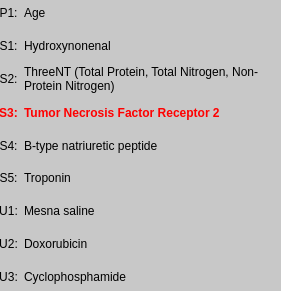
   <widget class="QFrame" name="frame">
    <property name="geometry">
     <rect>
      <x>20</x>
      <y>330</y>
      <width>281</width>
      <height>291</height>
     </rect>
    </property>
    <property name="styleSheet">
     <string notr="true">background-color: rgb(200, 200, 200);
color:  black;
box-sizing: initial;
border-radius: 10%;
</string>
    </property>
    <property name="frameShape">
     <enum>QFrame::StyledPanel</enum>
    </property>
    <property name="frameShadow">
     <enum>QFrame::Raised</enum>
    </property>
    <widget class="QWidget" name="gridLayoutWidget">
     <property name="geometry">
      <rect>
       <x>-1</x>
       <y>-1</y>
       <width>281</width>
       <height>291</height>
      </rect>
     </property>
     <layout class="QGridLayout" name="gridLayout">
      <item row="9" column="0">
       <widget class="QLabel" name="label_11">
        <property name="text">
         <string>U3:</string>
        </property>
        <property name="alignment">
         <set>Qt::AlignCenter</set>
        </property>
       </widget>
      </item>
      <item row="5" column="0">
       <widget class="QLabel" name="label_47">
        <property name="styleSheet">
         <string notr="true">b</string>
        </property>
        <property name="text">
         <string>S4:</string>
        </property>
        <property name="alignment">
         <set>Qt::AlignCenter</set>
        </property>
        <property name="wordWrap">
         <bool>true</bool>
        </property>
       </widget>
      </item>
      <item row="4" column="0">
       <widget class="QLabel" name="label_46">
        <property name="styleSheet">
         <string notr="true">color: red; font-weight: bold;</string>
        </property>
        <property name="text">
         <string>S3:</string>
        </property>
        <property name="alignment">
         <set>Qt::AlignCenter</set>
        </property>
        <property name="wordWrap">
         <bool>true</bool>
        </property>
       </widget>
      </item>
      <item row="7" column="0">
       <widget class="QLabel" name="label_7">
        <property name="text">
         <string>U1:</string>
        </property>
        <property name="alignment">
         <set>Qt::AlignCenter</set>
        </property>
       </widget>
      </item>
      <item row="8" column="1">
       <widget class="QLabel" name="label_10">
        <property name="text">
         <string>Doxorubicin</string>
        </property>
       </widget>
      </item>
      <item row="4" column="1">
       <widget class="QLabel" name="label_45">
        <property name="styleSheet">
         <string notr="true">color: red; font-weight: bold;</string>
        </property>
        <property name="text">
         <string>Tumor Necrosis Factor Receptor 2</string>
        </property>
        <property name="alignment">
         <set>Qt::AlignLeading|Qt::AlignLeft|Qt::AlignVCenter</set>
        </property>
        <property name="wordWrap">
         <bool>true</bool>
        </property>
       </widget>
      </item>
      <item row="0" column="0">
       <widget class="QLabel" name="label_28">
        <property name="styleSheet">
         <string notr="true">b</string>
        </property>
        <property name="text">
         <string>P1:</string>
        </property>
        <property name="alignment">
         <set>Qt::AlignCenter</set>
        </property>
        <property name="wordWrap">
         <bool>true</bool>
        </property>
       </widget>
      </item>
      <item row="7" column="1">
       <widget class="QLabel" name="label_8">
        <property name="text">
         <string>Mesna saline</string>
        </property>
       </widget>
      </item>
      <item row="6" column="1">
       <widget class="QLabel" name="label_50">
        <property name="styleSheet">
         <string notr="true">b</string>
        </property>
        <property name="text">
         <string>Troponin</string>
        </property>
        <property name="alignment">
         <set>Qt::AlignLeading|Qt::AlignLeft|Qt::AlignVCenter</set>
        </property>
        <property name="wordWrap">
         <bool>true</bool>
        </property>
       </widget>
      </item>
      <item row="6" column="0">
       <widget class="QLabel" name="label_49">
        <property name="styleSheet">
         <string notr="true">b</string>
        </property>
        <property name="text">
         <string>S5:</string>
        </property>
        <property name="alignment">
         <set>Qt::AlignCenter</set>
        </property>
        <property name="wordWrap">
         <bool>true</bool>
        </property>
       </widget>
      </item>
      <item row="1" column="0">
       <widget class="QLabel" name="label_38">
        <property name="styleSheet">
         <string notr="true">b</string>
        </property>
        <property name="text">
         <string>S1:</string>
        </property>
        <property name="alignment">
         <set>Qt::AlignCenter</set>
        </property>
        <property name="wordWrap">
         <bool>true</bool>
        </property>
       </widget>
      </item>
      <item row="0" column="1">
       <widget class="QLabel" name="label_37">
        <property name="styleSheet">
         <string notr="true">b</string>
        </property>
        <property name="text">
         <string>Age</string>
        </property>
        <property name="alignment">
         <set>Qt::AlignLeading|Qt::AlignLeft|Qt::AlignVCenter</set>
        </property>
        <property name="wordWrap">
         <bool>true</bool>
        </property>
       </widget>
      </item>
      <item row="8" column="0">
       <widget class="QLabel" name="label_9">
        <property name="text">
         <string>U2:</string>
        </property>
        <property name="alignment">
         <set>Qt::AlignCenter</set>
        </property>
       </widget>
      </item>
      <item row="1" column="1">
       <widget class="QLabel" name="label_42">
        <property name="styleSheet">
         <string notr="true">b</string>
        </property>
        <property name="text">
         <string>Hydroxynonenal</string>
        </property>
        <property name="alignment">
         <set>Qt::AlignLeading|Qt::AlignLeft|Qt::AlignVCenter</set>
        </property>
        <property name="wordWrap">
         <bool>true</bool>
        </property>
       </widget>
      </item>
      <item row="2" column="0">
       <widget class="QLabel" name="label_43">
        <property name="styleSheet">
         <string notr="true">b</string>
        </property>
        <property name="text">
         <string>S2:</string>
        </property>
        <property name="alignment">
         <set>Qt::AlignCenter</set>
        </property>
        <property name="wordWrap">
         <bool>true</bool>
        </property>
       </widget>
      </item>
      <item row="5" column="1">
       <widget class="QLabel" name="label_48">
        <property name="styleSheet">
         <string notr="true">b</string>
        </property>
        <property name="text">
         <string>B-type natriuretic peptide</string>
        </property>
        <property name="alignment">
         <set>Qt::AlignLeading|Qt::AlignLeft|Qt::AlignVCenter</set>
        </property>
        <property name="wordWrap">
         <bool>true</bool>
        </property>
       </widget>
      </item>
      <item row="2" column="1">
       <widget class="QLabel" name="label_44">
        <property name="styleSheet">
         <string notr="true">b</string>
        </property>
        <property name="text">
         <string>ThreeNT (Total Protein, Total Nitrogen, Non-Protein Nitrogen)</string>
        </property>
        <property name="alignment">
         <set>Qt::AlignLeading|Qt::AlignLeft|Qt::AlignVCenter</set>
        </property>
        <property name="wordWrap">
         <bool>true</bool>
        </property>
       </widget>
      </item>
      <item row="9" column="1">
       <widget class="QLabel" name="label_12">
        <property name="text">
         <string>Cyclophosphamide</string>
        </property>
       </widget>
      </item>
     </layout>
    </widget>
    <widget class="QLabel" name="label_39">
     <property name="geometry">
      <rect>
       <x>378</x>
       <y>140</y>
       <width>171</width>
       <height>209</height>
      </rect>
     </property>
     <property name="text">
      <string>Body Surface Area</string>
     </property>
    </widget>
   </widget>
